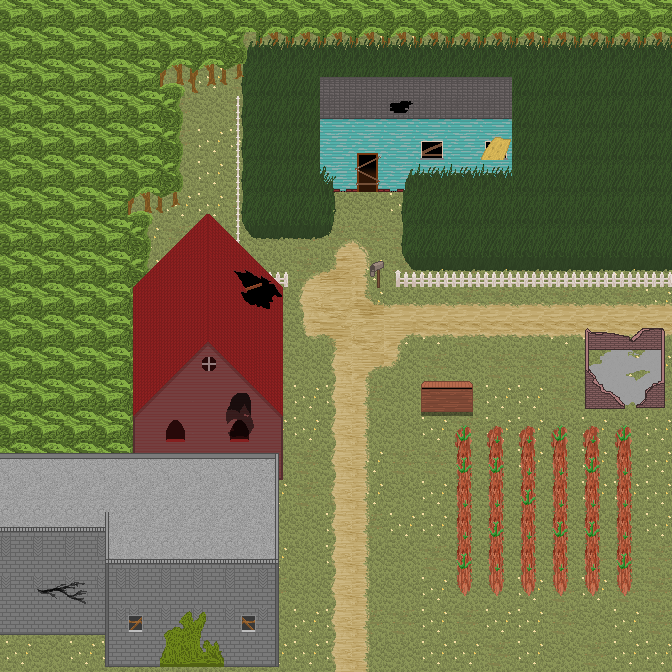

This is a level from a 2D game, rendered from its Tiled map with the project's own tilesets. A one-line summary and the map file follow, with tile-layer data summarised:
An orthogonal 21x21 tile map with 32x32 px tiles, 5 tile layers (Ground Layer, Ground Layer 2, Wall Layer, Wall Dec, ...), 2 tilesets.

<map version="1.0" orientation="orthogonal" renderorder="right-down" width="21" height="21" tilewidth="32" tileheight="32" nextobjectid="1">
 <tileset firstgid="1" name="hollowsprings" tilewidth="32" tileheight="32">
  <image source="../Tilesets/hollowsprings.png" width="480" height="800" />
 </tileset>
 <tileset firstgid="376" name="Leon2" tilewidth="32" tileheight="32">
  <image source="../Sprites/Leon2.png" width="96" height="128" />
 </tileset>
 <layer name="Ground Layer" width="21" height="21">
  <data>[441 cells, 441 non-empty, 3 distinct tile ids]</data>
 </layer>
 <layer name="Ground Layer 2" width="21" height="21">
  <data>[441 cells, 162 non-empty, 34 distinct tile ids]</data>
 </layer>
 <layer name="Wall Layer" width="21" height="21">
  <data>[441 cells, 209 non-empty, 39 distinct tile ids]</data>
 </layer>
 <layer name="Wall Dec" width="21" height="21">
  <data>[441 cells, 109 non-empty, 27 distinct tile ids]</data>
 </layer>
 <layer name="Wall Dec2" width="21" height="21">
  <data>[441 cells, 32 non-empty, 15 distinct tile ids]</data>
 </layer>
</map>
